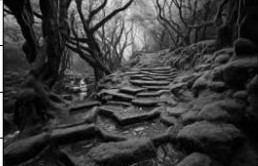
#> input picture BSCOMPUTER ENGINEERING/4th YEAR OF COMPUTER ENGINEERING/7th SEMESTER/DIGITAL IMAGE PROCESSING/PROGRAMS OF DIGITAL IMAGE PROCESSING(PART 2)/Screenshot 2024-10-26 114803.jpg, 258 x 166 px, found by its file name
$ python 'Contrast stretching.PY'
#> lines starting #> are read from the running program, lines starting #| are printed output that depends on the picture
import cv2
import numpy as np
import matplotlib.pyplot as plt

# Load the image in grayscale
image_path = '/mnt/data/Screenshot 2024-10-26 114803.jpg'
image = cv2.imread(image_path, 0)
#> image is the input picture: shape (166, 258); min 0, max 255, mean 58.3

# Check if the image was loaded successfully
if image is None:
    print("Error: Could not load the image. Check the file path or file integrity.")
else:
    # Calculate minimum and maximum pixel values
    r_min, r_max = np.min(image), np.max(image)
#> r_min = 0; r_max = 255

    # Perform contrast stretching
    contrast_stretched = (image - r_min) * (255 / (r_max - r_min))
    contrast_stretched = np.array(contrast_stretched, dtype=np.uint8)

    # Display the results
    plt.subplot(1, 2, 1)
    plt.title('Original Image')
    plt.imshow(image, cmap='gray')
    plt.subplot(1, 2, 2)
    plt.imshow(contrast_stretched, cmap='gray')
    plt.title('Contrast Stretching')
    plt.tight_layout()
    plt.show()
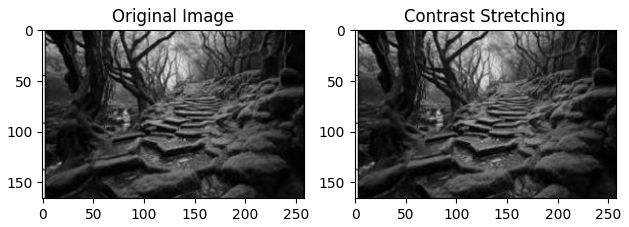
#> figure drawn by matplotlib, 2 panels

$ run again, with BSCOMPUTER ENGINEERING/4th YEAR OF COMPUTER ENGINEERING/7th SEMESTER/DIGITAL IMAGE PROCESSING/PROGRAMS OF DIGITAL IMAGE PROCESSING(PART 2)/Screenshot 2024-10-26 122352.jpg copied over BSCOMPUTER ENGINEERING/4th YEAR OF COMPUTER ENGINEERING/7th SEMESTER/DIGITAL IMAGE PROCESSING/PROGRAMS OF DIGITAL IMAGE PROCESSING(PART 2)/Screenshot 2024-10-26 114803.jpg
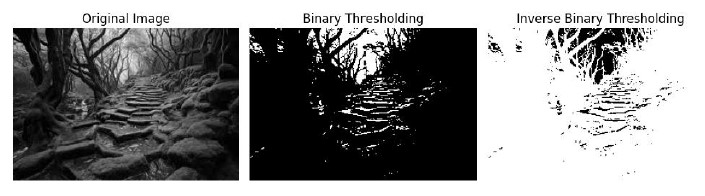
#> input picture BSCOMPUTER ENGINEERING/4th YEAR OF COMPUTER ENGINEERING/7th SEMESTER/DIGITAL IMAGE PROCESSING/PROGRAMS OF DIGITAL IMAGE PROCESSING(PART 2)/Screenshot 2024-10-26 122352.jpg, 705 x 196 px, found by its file name
#> image is the input picture: shape (196, 705); min 0, max 255, mean 139.7
#> r_min = 0; r_max = 255
#> `plt.show()`:
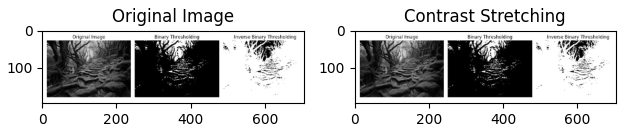
#> figure drawn by matplotlib, 2 panels

$ run again, with BSCOMPUTER ENGINEERING/4th YEAR OF COMPUTER ENGINEERING/7th SEMESTER/DIGITAL IMAGE PROCESSING/PROGRAMS OF DIGITAL IMAGE PROCESSING(PART 2)/Screenshot 2024-10-26 122930.jpg copied over BSCOMPUTER ENGINEERING/4th YEAR OF COMPUTER ENGINEERING/7th SEMESTER/DIGITAL IMAGE PROCESSING/PROGRAMS OF DIGITAL IMAGE PROCESSING(PART 2)/Screenshot 2024-10-26 114803.jpg
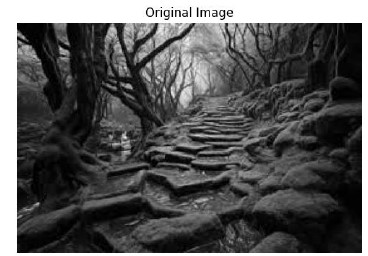
#> input picture BSCOMPUTER ENGINEERING/4th YEAR OF COMPUTER ENGINEERING/7th SEMESTER/DIGITAL IMAGE PROCESSING/PROGRAMS OF DIGITAL IMAGE PROCESSING(PART 2)/Screenshot 2024-10-26 122930.jpg, 368 x 256 px, found by its file name
#> image is the input picture: shape (256, 368); min 0, max 255, mean 87.7
#> r_min = 0; r_max = 255
#> `plt.show()`:
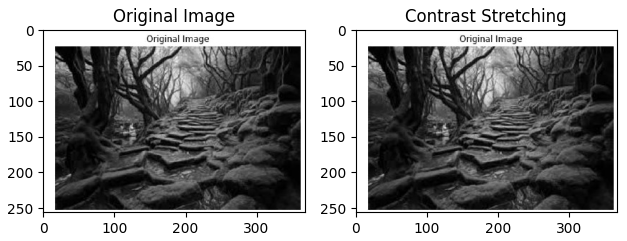
#> figure drawn by matplotlib, 2 panels
